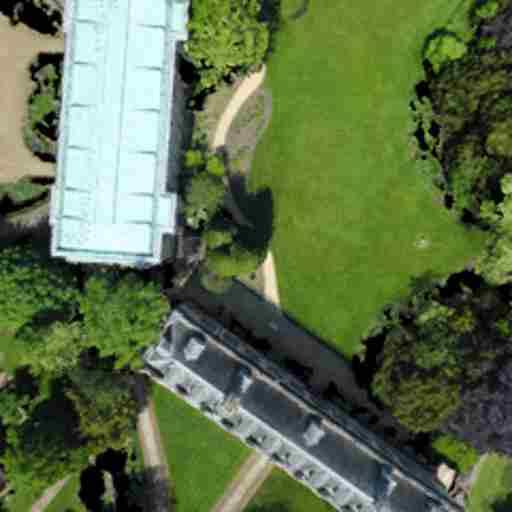
#> input picture data/test-dataset/input/RGB.png, 512 x 512 px, found by its file name
$ python perform_augmentations.py
#> lines starting #> are read from the running program, lines starting #| are printed output that depends on the picture; after the words box and inside, x2 and y2 are one past the last pixel; in counts of white or black regions, pixels touching at a corner belong together
#> in perform_augmentation, input_image is the input picture: PIL image 512x512 RGB; mean R, G, B 94, 111.9, 74.9
### data/augment/lib/motion_blur.py
# https://github.com/LeviBorodenko/motionblur/blob/master/motionblur.py

import numpy as np
from PIL import Image, ImageDraw, ImageFilter
from numpy.random import uniform, triangular, beta
from math import pi
from pathlib import Path
from scipy.signal import convolve

# tiny error used for nummerical stability
eps = 0.1


# [21 lines left out: functions softmax, norm, not called in this run]


def polar2z(r: np.ndarray, θ: np.ndarray) -> np.ndarray:
    """[summary]
    Takes a list of radii and angles (radians) and
    converts them into a corresponding list of complex
    numbers x + yi.
    [description]

    Arguments:
        r {np.ndarray} -- radius
        θ {np.ndarray} -- angle

    Returns:
        [np.ndarray] -- list of complex numbers r e^(i theta) as x + iy
    """
    return r * np.exp(1j * θ)


class Kernel(object):
    """[summary]
    Class representing a motion blur kernel of a given intensity.

    [description]
    Keyword Arguments:
            size {tuple} -- Size of the kernel in px times px
            (default: {(100, 100)})

            intensity {float} -- Float between 0 and 1.
            Intensity of the motion blur.

            :   0 means linear motion blur and 1 is a highly non linear
                and often convex motion blur path. (default: {0})

    Attribute:
    kernelMatrix -- Numpy matrix of the kernel of given intensity

    Properties:
    applyTo -- Applies kernel to image
               (pass as path, pillow image or np array)

    Raises:
        ValueError
    """

    def __init__(self, size: tuple = (100, 100), intensity: float=0):

        # checking if size is correctly given
        if not isinstance(size, tuple):
            raise ValueError("Size must be TUPLE of 2 positive integers")
        elif len(size) != 2 or type(size[0]) != type(size[1]) != int:
            raise ValueError("Size must be tuple of 2 positive INTEGERS")
        elif size[0] < 0 or size[1] < 0:
            raise ValueError("Size must be tuple of 2 POSITIVE integers")

        # check if intensity is float (int) between 0 and 1
        if type(intensity) not in [int, float, np.float32, np.float64]:
            raise ValueError("Intensity must be a number between 0 and 1")
        elif intensity < 0 or intensity > 1:
            raise ValueError("Intensity must be a number between 0 and 1")

        # saving args
        self.SIZE = size
        self.INTENSITY = intensity

        # deriving quantities

        # we super size first and then downscale at the end for better
        # anti-aliasing
        self.SIZEx2 = tuple([2 * i for i in size])
        self.x, self.y = self.SIZEx2

        # getting length of kernel diagonal
        self.DIAGONAL = (self.x**2 + self.y**2)**0.5

        # flag to see if kernel has been calculated already
        self.kernel_is_generated = False

    def _createPath(self):
        """[summary]
        creates a motion blur path with the given intensity.
        [description]
        Proceede in 5 steps
        1. Get a random number of random step sizes
        2. For each step get a random angle
        3. combine steps and angles into a sequence of increments
        4. create path out of increments
        5. translate path to fit the kernel dimensions

        NOTE: "random" means random but might depend on the given intensity
        """

        # first we find the lengths of the motion blur steps
        def getSteps():
            """[summary]
            Here we calculate the length of the steps taken by
            the motion blur
            [description]
            We want a higher intensity lead to a longer total motion
            blur path and more different steps along the way.

            Hence we sample

            MAX_PATH_LEN =[U(0,1) + U(0, intensity^2)] * diagonal * 0.75

            and each step: beta(1, 30) * (1 - self.INTENSITY + eps) * diagonal)
            """

            # getting max length of blur motion
            self.MAX_PATH_LEN = 0.75 * self.DIAGONAL * \
                (uniform() + uniform(0, self.INTENSITY**2))

            # getting step
            steps = []

            while sum(steps) < self.MAX_PATH_LEN:

                # sample next step
                step = beta(1, 30) * (1 - self.INTENSITY + eps) * self.DIAGONAL
                if step < self.MAX_PATH_LEN:
                    steps.append(step)

            # note the steps and the total number of steps
            self.NUM_STEPS = len(steps)
            self.STEPS = np.asarray(steps)

        def getAngles():
            """[summary]
            Gets an angle for each step
            [description]
            The maximal angle should be larger the more
            intense the motion is. So we sample it from a
            U(0, intensity * pi)

            We sample "jitter" from a beta(2,20) which is the probability
            that the next angle has a different sign than the previous one.
            """

            # same as with the steps

            # first we get the max angle in radians
            self.MAX_ANGLE = uniform(0, self.INTENSITY * pi)

            # now we sample "jitter" which is the probability that the
            # next angle has a different sign than the previous one
            self.JITTER = beta(2, 20)

            # initialising angles (and sign of angle)
            angles = [uniform(low=-self.MAX_ANGLE, high=self.MAX_ANGLE)]

            while len(angles) < self.NUM_STEPS:

                # sample next angle (absolute value)
                angle = triangular(0, self.INTENSITY *
                                   self.MAX_ANGLE, self.MAX_ANGLE + eps)

                # with jitter probability change sign wrt previous angle
                if uniform() < self.JITTER:
                    angle *= - np.sign(angles[-1])
                else:
                    angle *= np.sign(angles[-1])

                angles.append(angle)

            # save angles
            self.ANGLES = np.asarray(angles)

        # Get steps and angles
        getSteps()
        getAngles()

        # Turn them into a path
        ####

        # we turn angles and steps into complex numbers
        complex_increments = polar2z(self.STEPS, self.ANGLES)

        # generate path as the cumsum of these increments
        self.path_complex = np.cumsum(complex_increments)

        # find center of mass of path
        self.com_complex = sum(self.path_complex) / self.NUM_STEPS

        # Shift path s.t. center of mass lies in the middle of
        # the kernel and a apply a random rotation
        ###

        # center it on COM
        center_of_kernel = (self.x + 1j * self.y) / 2
        self.path_complex -= self.com_complex

        # randomly rotate path by an angle a in (0, pi)
        self.path_complex *= np.exp(1j * uniform(0, pi))

        # center COM on center of kernel
        self.path_complex += center_of_kernel

        # convert complex path to final list of coordinate tuples
        self.path = [(i.real, i.imag) for i in self.path_complex]

    def _createKernel(self, save_to: Path=None, show: bool=False):
        """[summary]
        Finds a kernel (psf) of given intensity.
        [description]
        use displayKernel to actually see the kernel.

        Keyword Arguments:
            save_to {Path} -- Image file to save the kernel to. {None}
            show {bool} -- shows kernel if true
        """

        # check if we haven't already generated a kernel
        if self.kernel_is_generated:
            return None

        # get the path
        self._createPath()

        # Initialise an image with super-sized dimensions
        # (pillow Image object)
        self.kernel_image = Image.new("RGB", self.SIZEx2)
#> self.kernel_image: PIL image 26x26 RGB; every value is 0

        # ImageDraw instance that is linked to the kernel image that
        # we can use to draw on our kernel_image
        self.painter = ImageDraw.Draw(self.kernel_image)

        # draw the path
        self.painter.line(xy=self.path, width=int(self.DIAGONAL / 150))

        # applying gaussian blur for realism
        self.kernel_image = self.kernel_image.filter(
            ImageFilter.GaussianBlur(radius=int(self.DIAGONAL * 0.01)))
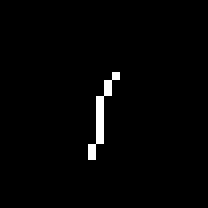
#> self.kernel_image: PIL image 26x26 RGB (shown 8 times larger); 1.6% white in thin lines or dots, all inside (x1, y1, x2, y2) = (11, 9, 15, 20)

        # Resize to actual size
        self.kernel_image = self.kernel_image.resize(
            self.SIZE, resample=Image.LANCZOS)

        # convert to gray scale
        self.kernel_image = self.kernel_image.convert("L")

        # flag that we have generated a kernel
        self.kernel_is_generated = True

    # [25 lines left out: function displayKernel, not called in this run]

    @property
    def kernelMatrix(self) -> np.ndarray:
        """[summary]
        Kernel matrix of motion blur of given intensity.
        [description]
        Once generated, it stays the same.
        Returns:
            numpy ndarray
        """

        # generate kernel if needed
        self._createKernel()
        kernel = np.asarray(self.kernel_image, dtype=np.float32)
        kernel /= np.sum(kernel)

        return kernel

    @kernelMatrix.setter
    def kernelMatrix(self, *kargs):
        raise NotImplementedError("Can't manually set kernel matrix yet")

    def applyTo(self, image, keep_image_dim: bool = False) -> Image:
        """[summary]
        Applies kernel to one of the following:

        1. Path to image file
        2. Pillow image object
        3. (H,W,3)-shaped numpy array
        [description]

        Arguments:
            image {[str, Path, Image, np.ndarray]}
            keep_image_dim {bool} -- If true, then we will
                    conserve the image dimension after blurring
                    by using "same" convolution instead of "valid"
                    convolution inside the scipy convolve function.

        Returns:
            Image -- [description]
        """
        # calculate kernel if haven't already
        self._createKernel()

        def applyToPIL(image: Image, keep_image_dim: bool = False) -> Image:
            """[summary]
            Applies the kernel to an PIL.Image instance
            [description]
            converts to RGB and applies the kernel to each
            band before recombining them.
            Arguments:
                image {Image} -- Image to convolve
                keep_image_dim {bool} -- If true, then we will
                    conserve the image dimension after blurring
                    by using "same" convolution instead of "valid"
                    convolution inside the scipy convolve function.

            Returns:
                Image -- blurred image
            """
#> called with keep_image_dim = True
            # convert to RGB
            image = image.convert(mode="RGB")

            conv_mode = "valid"
            if keep_image_dim:
                conv_mode = "same"

            result_bands = ()

            for band in image.split():

                # convolve each band individually with kernel
                result_band = convolve(
                    band, self.kernelMatrix, mode=conv_mode).astype("uint8")

                # collect bands
                result_bands += result_band,
#> this loop made 3 passes
#> pass 1, in applyToPIL, `result_band = convolve( band, self.kernelMatrix, mode=conv_mode).astyp..`:
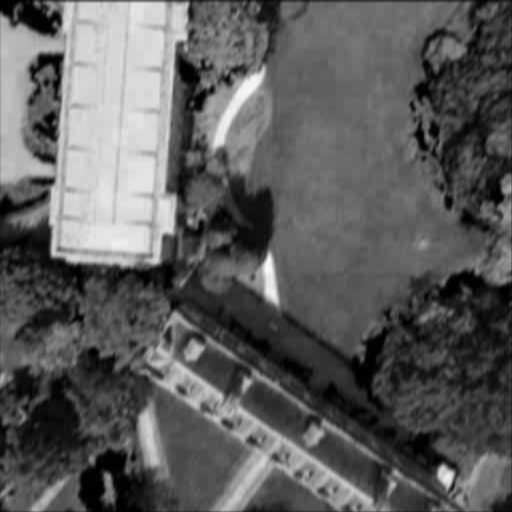
#> result_band: shape (512, 512); min 0, max 251, mean 93.1
#> pass 2, in applyToPIL, `result_band = convolve( band, self.kernelMatrix, mode=conv_mode).astyp..`:
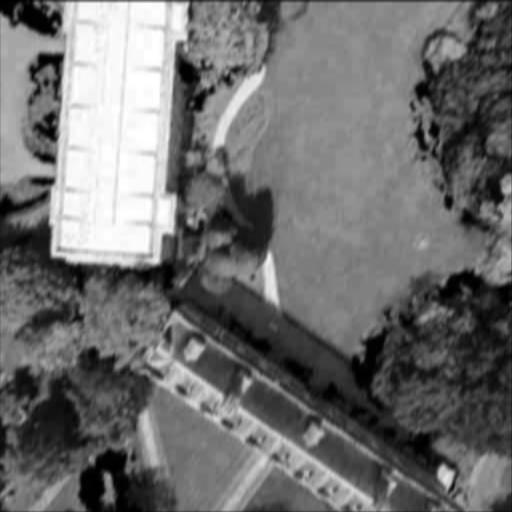
#> result_band: shape (512, 512); min 0, max 255, mean 111
#> pass 3, in applyToPIL, `result_band = convolve( band, self.kernelMatrix, mode=conv_mode).astyp..`:
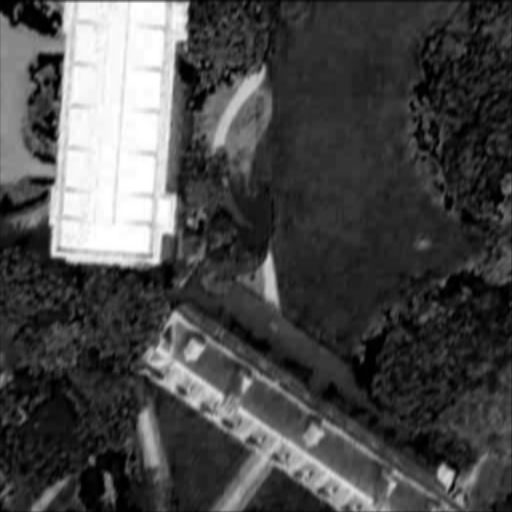
#> result_band: shape (512, 512); min 0, max 255, mean 74.2

            # stack bands back together
            result = np.dstack(result_bands)
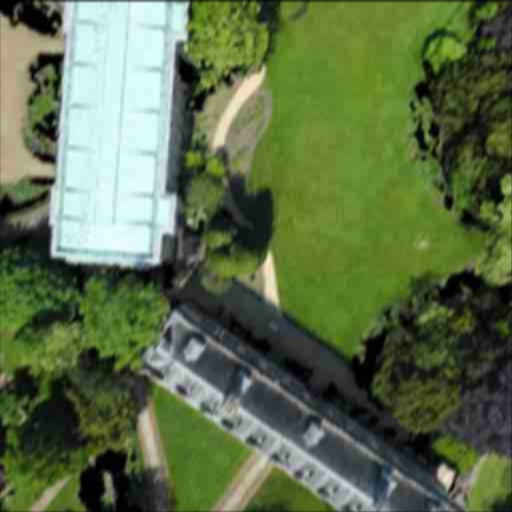
#> result: shape (512, 512, 3); mean of channels 0, 1, 2 93.1, 111, 74.2; drawn as R, G, B

            # Get image
            return Image.fromarray(result)

        # If image is Path
        if isinstance(image, str) or isinstance(image, Path):

            # open image as Image class
            image_path = Path(image)
            image = Image.open(image_path)

            return applyToPIL(image, keep_image_dim)

        elif isinstance(image, Image.Image):

            # apply kernel
            return applyToPIL(image, keep_image_dim)

        elif isinstance(image, np.ndarray):

            # ASSUMES we have an array of the form (H, W, 3)
            ###

            # initiate Image object from array
            image = Image.fromarray(image)

            return applyToPIL(image, keep_image_dim)

        else:

            raise ValueError("Cannot apply kernel to this type.")


# [6 lines that do not run on import are left out]

### data/augment/apply_blur.py
from PIL import Image
import random, numpy

from lib.motion_blur import Kernel
from augment_output import AugmentOutput

def apply_blur(input_image: Image, seed: int) -> AugmentOutput:
    # seed
    random.seed(seed)
    numpy.random.seed(seed) # for motion_blur.Kernel

    # get random values
    kernel_size = random.randint(12, 17)
    intensity = random.uniform(0, 0.4)

    # apply augmentation
    kernel = Kernel(size = (kernel_size, kernel_size), intensity = intensity)
    output_image = kernel.applyTo(input_image, keep_image_dim = True)

    # return
    return AugmentOutput(
        output_image = output_image,
        log_data = {
            "augmentation": "motion_blur",
            "version": "1",
            "kernel_size": kernel_size,
            "intensity": intensity,
        }
    )

### data/augment/perform_augmentations.py
import random, os, json
from PIL import Image

from apply_blur import apply_blur
from apply_quality import apply_quality
from apply_cloud import apply_cloud

DATA_PATH = "./test-dataset"
INPUT_PATH = DATA_PATH + "/input"
OUTPUT_PATH = DATA_PATH + "/output"

def apply_augmentation(augmentation_type: str, input_image: Image, seed: int) -> Image:
    if augmentation_type == "motion_blur":
        return apply_blur(input_image, seed)
    elif augmentation_type == "quality":
        return apply_quality(input_image, seed)
    elif augmentation_type == "cloud":
        return apply_cloud(input_image, seed)
    else:
        # ! is this even how you do error descriptions in python
        raise ValueError("augmentation_type is not in [\"motion_blur\", \"quality\", \"cloud\"]")

def perform_augmentation(augmentation_type: str, image_name: str, seed: int) -> None:
    # open input image
    path = INPUT_PATH + "/" + image_name + ".png"
    input_image = Image.open(path)

    # apply augmentation
    augment_output = apply_augmentation(augmentation_type, input_image, seed)

    # log seed
    augment_output.log_data["seed"] = seed

    # write image and log
    output_path = OUTPUT_PATH + "/" + image_name + "/"
    if not os.path.isdir(output_path):
        os.makedirs(output_path)
    augment_output.output_image.save(output_path + "out.jpg")
    with open(output_path + "log.json", "w") as f:
        json.dump(augment_output.log_data, f, indent=4)

def test_augmentation_n_times(augmentation_type: str, image_name: str, n: int) -> None:
    test_output_path = OUTPUT_PATH + "/" + image_name + "_tests_" + augmentation_type + "/"
    if not os.path.isdir(test_output_path):
        os.makedirs(test_output_path)
    for i in range(n):
        seed = random.randrange(0, 2**32)
        perform_augmentation(augmentation_type, image_name, seed)
        res_image = Image.open(OUTPUT_PATH + "/" + image_name + "/out.jpg")
        res_image.save(test_output_path + f"out_{i}.jpg")
        log = json.load(open(OUTPUT_PATH + "/" + image_name + "/log.json"))
        json.dump(log, open(test_output_path + f"log_{i}.json", "w"), indent=4)

ASSIGNED_AUGMENTATIONS_PATH = "./test-dataset/augmentation-assignments.json"
BATCH_INPUT = "../../dataset/validation/image"
BATCH_OUTPUT = "../../dataset/validation-augment/image"
BATCH_INIT_SEED = 67

def batch_augmentations():
    assignments = None
    with open(ASSIGNED_AUGMENTATIONS_PATH, 'r') as f:
        assignments = json.load(f)

    if not os.path.isdir(BATCH_OUTPUT):
        os.makedirs(BATCH_OUTPUT)

    seed = BATCH_INIT_SEED
    total_processed = 0

    for aug_type, image_list in assignments.items():
        print(f"Processing {len(image_list)} images for '{aug_type}'")

        for image_name in image_list:
            input_path = os.path.join(BATCH_INPUT, image_name)
            input_image = Image.open(input_path)

            output_image = None
            if aug_type == "none":
                output_image = input_image
            else:
                actual_aug_type = aug_type
                augment_output = apply_augmentation(actual_aug_type, input_image, seed)
                output_image = augment_output.output_image
                seed += 1

            output_path = os.path.join(BATCH_OUTPUT, image_name)
            output_image.save(output_path)

            total_processed += 1
            print(f"\tSaved {image_name}")

    print(f"\nProcessed {total_processed} images")

if __name__ == "__main__":
    augmentation_type = "motion_blur"
    image_name = "RGB"
    seed = random.randrange(0, 2**32)
    # perform_augmentation(augmentation_type, image_name, seed)
    test_augmentation_n_times(augmentation_type, image_name, 10)

    # batch_augmentations()
